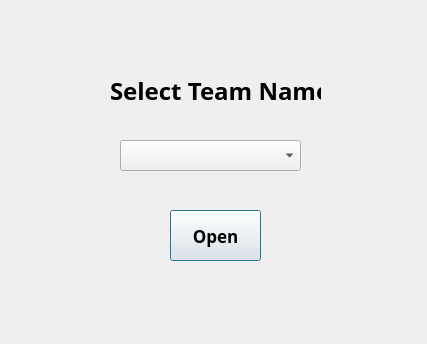
<?xml version="1.0" encoding="UTF-8"?>
<ui version="4.0">
 <class>Dialog</class>
 <widget class="QDialog" name="Dialog">
  <property name="geometry">
   <rect>
    <x>0</x>
    <y>0</y>
    <width>427</width>
    <height>344</height>
   </rect>
  </property>
  <property name="font">
   <font>
    <family>Traditional Arabic</family>
    <pointsize>13</pointsize>
    <weight>75</weight>
    <bold>true</bold>
   </font>
  </property>
  <property name="windowTitle">
   <string>Open Team</string>
  </property>
  <property name="windowIcon">
   <iconset>
    <normaloff>icon.png</normaloff>icon.png</iconset>
  </property>
  <widget class="QLabel" name="label">
   <property name="geometry">
    <rect>
     <x>110</x>
     <y>70</y>
     <width>211</width>
     <height>41</height>
    </rect>
   </property>
   <property name="font">
    <font>
     <family>Traditional Arabic</family>
     <pointsize>18</pointsize>
     <weight>75</weight>
     <bold>true</bold>
    </font>
   </property>
   <property name="text">
    <string>Select Team Name</string>
   </property>
  </widget>
  <widget class="QComboBox" name="open_cb">
   <property name="geometry">
    <rect>
     <x>120</x>
     <y>140</y>
     <width>181</width>
     <height>31</height>
    </rect>
   </property>
  </widget>
  <widget class="QPushButton" name="open_btn">
   <property name="geometry">
    <rect>
     <x>170</x>
     <y>210</y>
     <width>91</width>
     <height>51</height>
    </rect>
   </property>
   <property name="text">
    <string>Open</string>
   </property>
  </widget>
 </widget>
 <resources/>
 <connections/>
</ui>
